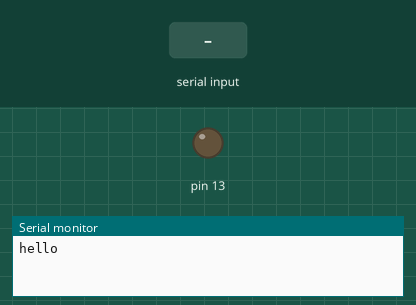
Bench run of a sketch on a simulated Arduino Uno, built with avr-gcc and run on an emulated ATmega328P. On the bench: output pins drawn as LEDs (lit = HIGH), the last lines printed to the serial monitor. The inputs (shaded band) are chosen by the test bench.

Above: at 1.2 s.
1.3 s: "1" received over Serial
At 2.8 s:
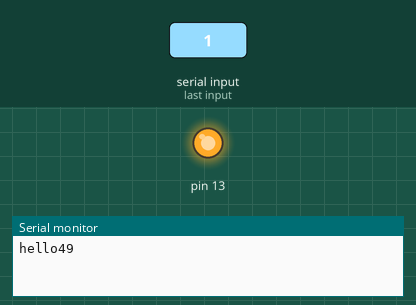
3.5 s: "2" received over Serial
At 4.4 s:
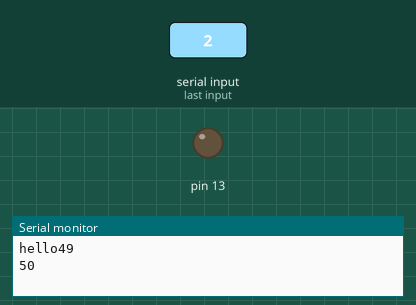
Timing chart, 0 to 6.5 s (numbered marks = the images above; inputs shaded):
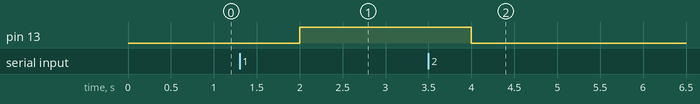

The sketch:

Serial.ino
```cpp
void setup() {
  Serial.begin(9600);  //baud rate
  Serial.print("hello");
  pinMode( 13 , OUTPUT);
}

void loop() {
  int i = Serial.read();
  if (i != -1)   Serial.println(i);
  if (i==49 ) digitalWrite(13 , HIGH);
  if (i==50 ) digitalWrite(13 , LOW);
  delay(1000);

}
```

Measured:
- after the input at 1.3 s, pin 13: LOW → HIGH after 0.70 s
- after the input at 3.5 s, pin 13: HIGH → LOW after 0.50 s
